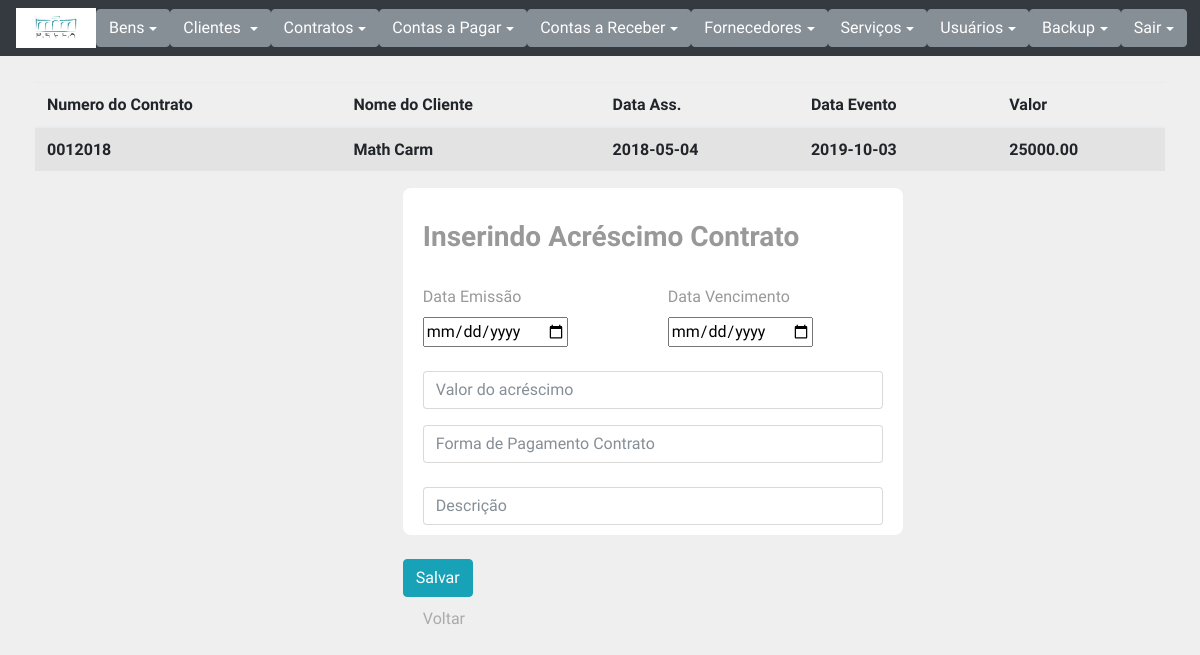
The page /formularios/frmAcrescimo.php?id=0012018 (signed in) on the database its author committed.
### tables this page shows
CREATE TABLE `contrato` (
  `num` varchar(12) NOT NULL,
  `idcliente` int(11) NOT NULL,
  `dataassinatura` date NOT NULL,
  `dataevento` date NOT NULL,
  `pessoascont` int(11) NOT NULL,
  `pessoaspres` int(11) NOT NULL,
  `valor` double(10,2) NOT NULL,
  `parcelascadastradas` tinyint(1) NOT NULL,
  PRIMARY KEY (`num`),
  KEY `contrato_cliente_fk` (`idcliente`),
  CONSTRAINT `contrato_cliente_fk` FOREIGN KEY (`idcliente`) REFERENCES `cliente` (`id`)
);

CREATE TABLE `cliente` (
  `id` int(11) NOT NULL AUTO_INCREMENT,
  `nome` varchar(50) NOT NULL,
  `profissao` varchar(35) NOT NULL,
  `rg` varchar(7) NOT NULL,
  `cpf` varchar(11) NOT NULL,
  `fone1` varchar(15) NOT NULL,
  `fone2` varchar(15) NOT NULL,
  `email` varchar(80) NOT NULL,
  `cep` int(11) NOT NULL,
  `logradouro` varchar(60) NOT NULL,
  `numero` int(11) NOT NULL,
  `complemento` varchar(60) DEFAULT NULL,
  `bairro` varchar(40) NOT NULL,
  `cidade` varchar(50) NOT NULL,
  PRIMARY KEY (`id`)
);

### formularios/frmAcrescimo.php (the view, shortened to what this page needs)
<?php
require "modelo.php";
require "connect.php";
$contrato = $_GET['id'];
?>
<div class='table-responsive col-md-12'>
        <table class='table table-striped'>
            <thead>
                <tr>
						<th>Numero do Contrato</th>
						  <th>Nome do Cliente</th>
						  <th>Data Ass.</th>
						  <th>Data Evento</th>
						  <th>Valor</th>
                </tr>
            </thead>
    </div>
<?php
		$sql= "select con.num as num, cli.nome as nome, con.dataassinatura as ass, con.dataevento as ev, con.valor as valor, con.parcelascadastradas as sit from contrato con inner join cliente cli on con.idcliente=cli.id where con.num=$contrato";
            $resultado = $con->prepare($sql);
            $resultado->execute();
            while ($row = $resultado->fetchObject()) {
                echo "<tr>";
                echo "<td><b>{$row->num}</b></td>";
                echo "<td><b>{$row->nome}</b></td>";
				echo "<td><b>{$row->ass}</b></td>";
				echo "<td><b>{$row->ev}</b></td>";
				echo "<td><b>{$row->valor}</b></td>";
                echo "</tr>";
                    }
            ?>
<html>
<body>
 <div style="margin-left:33%;padding:1px 0">
        <div class="panel-group">
            <form id="login-form" class="text-left" method="post" action="inAcrescimos.php">
                <div style="width:500px" class="main-login-form">
                    <div class="login-group">
						<br><h3><b> Inserindo Acréscimo Contrato</b></h3><br>
						<div class="row">
						<div class="col-sm-6">
							<label for="dataemi" class="panel panel-default">Data Emissão</label>
							<input type="date" class="panel panel-default" id="dataemi" name="dataemi" required />
						</div>
						<div class="col-sm-6">
							<label for="datavenc" class="panel panel-default">Data Vencimento</label>
							<input type="date" class="panel panel-default" id="datavenc" name="datavenc" required />
						</div>
                        </div>	<br>
						<div class="form-group">
                            <input type="number" class="form-control" id="valor" name="valor" placeholder="Valor do acréscimo" min="1" step="0.01" required />
                        </div>
						<div class="login-form">
                            <input type="text" class="form-control" id="formapg" name="formapg" placeholder="Forma de Pagamento Contrato" maxlength="20" required />
                        </div><br>
						<div class="login-form">
                            <input type="text" class="form-control" id="desc" name="desc" placeholder="Descrição" maxlength="50" required />
                        </div>
                        </div><br>
                    <button type="submit" class="btn btn-info">Salvar</button>
                </div>
                <div class="etc-login-form">
                    <a href="acrescimo.php">Voltar</a>
                </div>
            </form>
        </div>
    </div>
</body>
</html>

### css/style.css (style rules this page uses)
html, body { background: #efefef; padding: 10px; font-family: 'Varela Round'; }
a { color: #aaaaaa; transition: all ease-in-out 200ms; }
.etc-login-form { color: #919191; padding: 10px 20px; }
.main-login-form { position: relative; }
.login-group { background: #ffffff; color: #999999; border-radius: 8px; padding: 10px 20px; }

### css/nav.css (style rules this page uses)
body { min-height: 75rem; padding-top: 4.5rem; }

### rows shown on the page
contrato: num "0012018", idcliente.nome "Math Carm", dataassinatura "2018-05-04", dataevento "2019-10-03", valor "25000.00"
